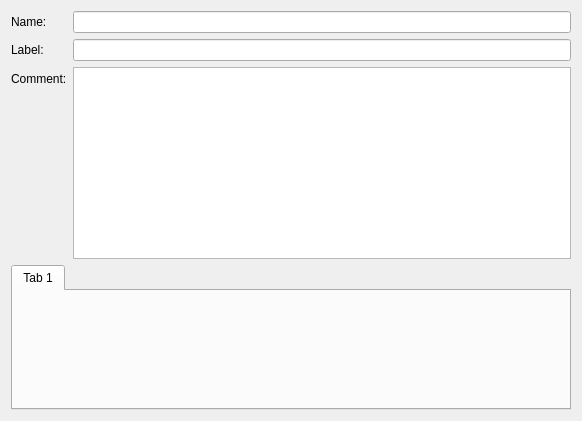
<?xml version="1.0" encoding="UTF-8"?>
<ui version="4.0">
 <class>InterfaceEditor</class>
 <widget class="QWidget" name="InterfaceEditor">
  <property name="geometry">
   <rect>
    <x>0</x>
    <y>0</y>
    <width>582</width>
    <height>421</height>
   </rect>
  </property>
  <property name="windowTitle">
   <string>Form</string>
  </property>
  <layout class="QVBoxLayout" name="verticalLayout">
   <item>
    <layout class="QFormLayout" name="formLayout_2">
     <item row="0" column="0">
      <widget class="QLabel" name="label_1">
       <property name="text">
        <string>Name:</string>
       </property>
      </widget>
     </item>
     <item row="0" column="1">
      <widget class="QLineEdit" name="name"/>
     </item>
     <item row="1" column="0">
      <widget class="QLabel" name="label_2">
       <property name="text">
        <string>Label:</string>
       </property>
      </widget>
     </item>
     <item row="1" column="1">
      <widget class="QLineEdit" name="label"/>
     </item>
     <item row="2" column="0">
      <widget class="QLabel" name="label_5">
       <property name="text">
        <string>Comment:</string>
       </property>
      </widget>
     </item>
     <item row="2" column="1">
      <widget class="QPlainTextEdit" name="comment">
       <property name="sizePolicy">
        <sizepolicy hsizetype="Expanding" vsizetype="Minimum">
         <horstretch>0</horstretch>
         <verstretch>0</verstretch>
        </sizepolicy>
       </property>
       <property name="minimumSize">
        <size>
         <width>0</width>
         <height>0</height>
        </size>
       </property>
       <property name="tabChangesFocus">
        <bool>true</bool>
       </property>
       <property name="plainText">
        <string notr="true"/>
       </property>
      </widget>
     </item>
    </layout>
   </item>
   <item>
    <widget class="QTabWidget" name="tabWidget">
     <property name="currentIndex">
      <number>0</number>
     </property>
     <widget class="QWidget" name="tab">
      <attribute name="title">
       <string>Tab 1</string>
      </attribute>
     </widget>
    </widget>
   </item>
  </layout>
 </widget>
 <resources/>
 <connections>
  <connection>
   <sender>name</sender>
   <signal>textEdited(QString)</signal>
   <receiver>InterfaceEditor</receiver>
   <slot>nameEdited(QString)</slot>
   <hints>
    <hint type="sourcelabel">
     <x>140</x>
     <y>31</y>
    </hint>
    <hint type="destinationlabel">
     <x>6</x>
     <y>69</y>
    </hint>
   </hints>
  </connection>
 </connections>
 <slots>
  <slot>nameEdited(QString)</slot>
 </slots>
</ui>
